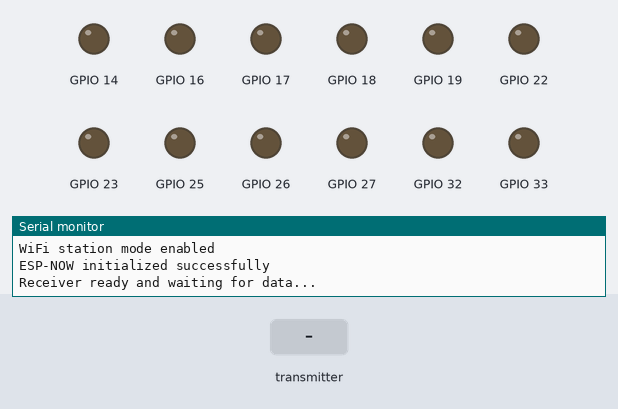
Bench run of a sketch on a simulated ESP32. Shown: output pins drawn as LEDs (lit = HIGH), the last lines printed to the serial monitor. The test bench sets the inputs (shaded band).

Above: at 2.2 s.
2.3 s: the transmitter starts sending xAxisValue = 0
At 3.1 s:
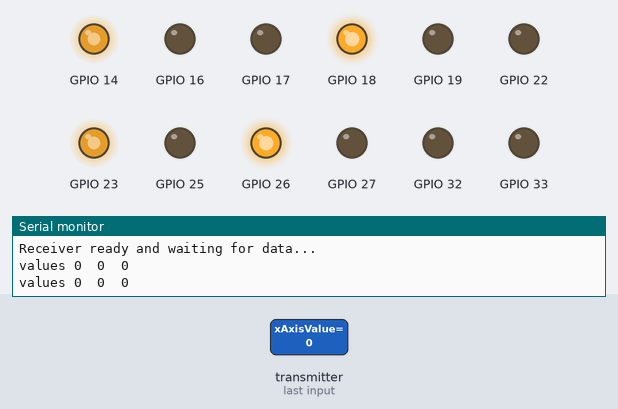
3.8 s: the transmitter starts sending yAxisValue = 128
At 4.3 s:
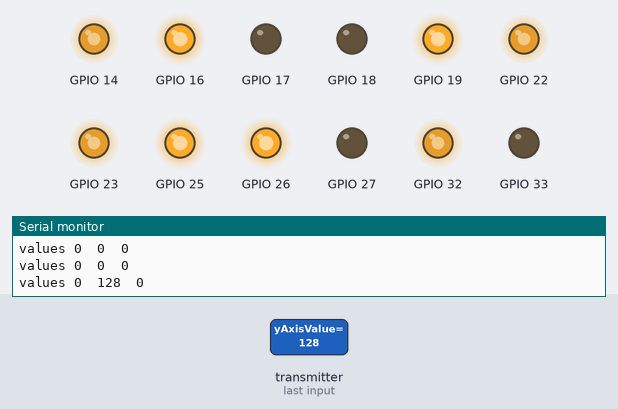
5.3 s: the transmitter starts sending zAxisValue = 128
At 6.5 s:
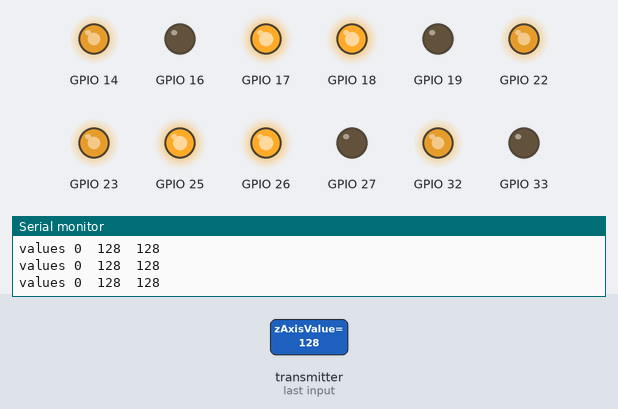
6.8 s: the transmitter starts sending xAxisValue = 255
At 7.8 s:
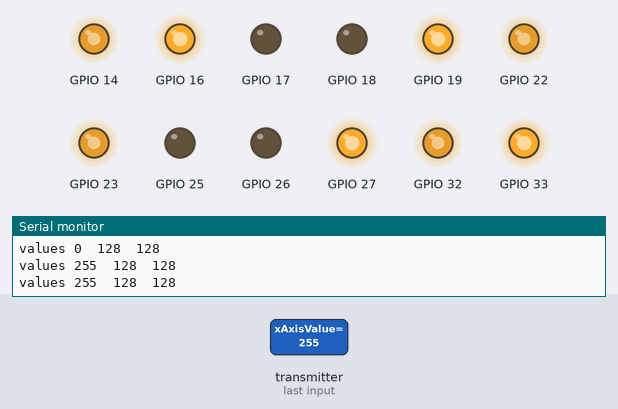
8.3 s: the transmitter starts sending yAxisValue = 0
At 8.9 s:
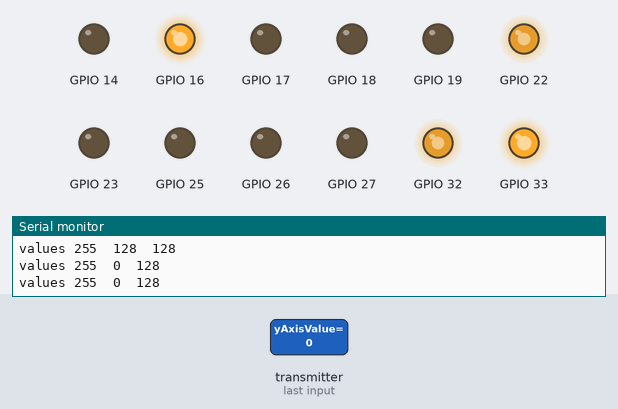
9.8 s: the transmitter starts sending xAxisValue = 128
At 11.2 s:
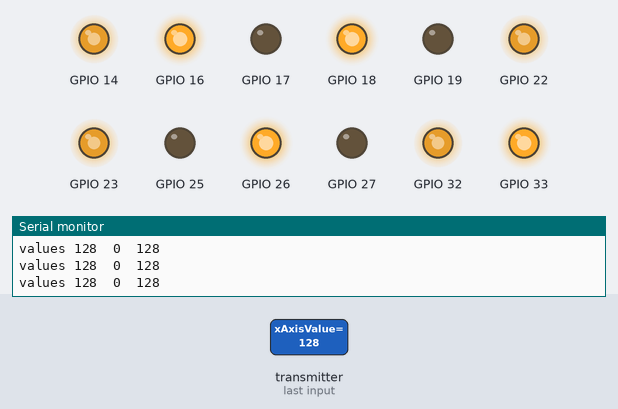
Timing chart, 0 to 12.3 s (numbered marks = the images above; inputs shaded):
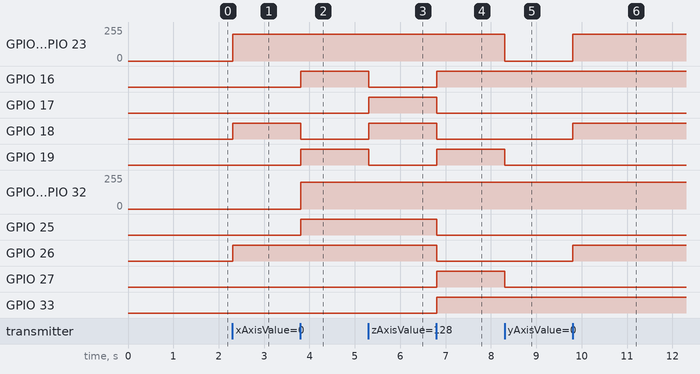

The sketch:

Car_reciever_simple_movements.ino
```cpp
#include <esp_now.h>
#include <WiFi.h>

#define FORWARD 1
#define BACKWARD 2
#define LEFT 3
#define RIGHT 4
#define FORWARD_LEFT 5
#define FORWARD_RIGHT 6
#define BACKWARD_LEFT 7
#define BACKWARD_RIGHT 8
#define TURN_LEFT 9
#define TURN_RIGHT 10
#define STOP 0

#define BACK_RIGHT_MOTOR 0
#define BACK_LEFT_MOTOR 1
#define FRONT_RIGHT_MOTOR 2
#define FRONT_LEFT_MOTOR 3

struct MOTOR_PINS
{
  int pinIN1;
  int pinIN2;
  int pinEn;
  int pwmSpeedChannel;
};

std::vector<MOTOR_PINS> motorPins =
{
  {16, 17, 22, 4},  //BACK_RIGHT_MOTOR
  {18, 19, 23, 5},  //BACK_LEFT_MOTOR
  {26, 27, 14, 6},  //FRONT_RIGHT_MOTOR
  {33, 25, 32, 7},  //FRONT_LEFT_MOTOR
};

#define MAX_MOTOR_SPEED 200

const int PWMFreq = 1000; /* 1 KHz */
const int PWMResolution = 8;

#define SIGNAL_TIMEOUT 1000  // This is signal timeout in milli seconds. We will reset the data if no signal
unsigned long lastRecvTime = 0;

struct PacketData
{
  byte xAxisValue;
  byte yAxisValue;
  byte zAxisValue;
};
PacketData receiverData;

// callback function that will be executed when data is received
void OnDataRecv(const esp_now_recv_info_t *info,
                const uint8_t *incomingData,
                int len)
{
  if (len != sizeof(receiverData))
  {
    Serial.println("Received packet has incorrect size");
    return;
  }
  memcpy(&receiverData, incomingData, sizeof(receiverData));
  String inputData ;
  inputData = inputData + "values " + receiverData.xAxisValue + "  " + receiverData.yAxisValue + "  " + receiverData.zAxisValue;
  Serial.println(inputData);

  if ( receiverData.xAxisValue < 75 && receiverData.yAxisValue < 75)
  {
    processCarMovement(FORWARD_LEFT);
  }
  else if ( receiverData.xAxisValue > 175 && receiverData.yAxisValue < 75)
  {
    processCarMovement(FORWARD_RIGHT);
  }
  else if ( receiverData.xAxisValue < 75 && receiverData.yAxisValue > 175)
  {
    processCarMovement(BACKWARD_LEFT);
  }
  else if ( receiverData.xAxisValue > 175 && receiverData.yAxisValue > 175)
  {
    processCarMovement(BACKWARD_RIGHT);
  }
  else if (receiverData.zAxisValue > 175)
  {
    processCarMovement(TURN_RIGHT);
  }
  else if (receiverData.zAxisValue < 75)
  {
    processCarMovement(TURN_LEFT);
  }
  else if (receiverData.yAxisValue < 75)
  {
    processCarMovement(FORWARD);
  }
  else if (receiverData.yAxisValue > 175)
  {
    processCarMovement(BACKWARD);
  }
  else if (receiverData.xAxisValue > 175)
  {
    processCarMovement(RIGHT);
  }
  else if (receiverData.xAxisValue < 75)
  {
    processCarMovement(LEFT);
  }
  else
  {
    processCarMovement(STOP);
  }

  lastRecvTime = millis();
}

void processCarMovement(int inputValue)
{
  switch(inputValue)
  {
    case FORWARD:
      rotateMotor(FRONT_RIGHT_MOTOR, MAX_MOTOR_SPEED);
      rotateMotor(BACK_RIGHT_MOTOR, MAX_MOTOR_SPEED);
      rotateMotor(FRONT_LEFT_MOTOR, MAX_MOTOR_SPEED);
      rotateMotor(BACK_LEFT_MOTOR, MAX_MOTOR_SPEED);
      break;

    case BACKWARD:
      rotateMotor(FRONT_RIGHT_MOTOR, -MAX_MOTOR_SPEED);
      rotateMotor(BACK_RIGHT_MOTOR, -MAX_MOTOR_SPEED);
      rotateMotor(FRONT_LEFT_MOTOR, -MAX_MOTOR_SPEED);
      rotateMotor(BACK_LEFT_MOTOR, -MAX_MOTOR_SPEED);
      break;

    case LEFT:
      rotateMotor(FRONT_RIGHT_MOTOR, MAX_MOTOR_SPEED);
      rotateMotor(BACK_RIGHT_MOTOR, -MAX_MOTOR_SPEED);
      rotateMotor(FRONT_LEFT_MOTOR, -MAX_MOTOR_SPEED);
      rotateMotor(BACK_LEFT_MOTOR, MAX_MOTOR_SPEED);
      break;

    case RIGHT:
      rotateMotor(FRONT_RIGHT_MOTOR, -MAX_MOTOR_SPEED);
      rotateMotor(BACK_RIGHT_MOTOR, MAX_MOTOR_SPEED);
      rotateMotor(FRONT_LEFT_MOTOR, MAX_MOTOR_SPEED);
      rotateMotor(BACK_LEFT_MOTOR, -MAX_MOTOR_SPEED);
      break;

    case FORWARD_LEFT:
      rotateMotor(FRONT_RIGHT_MOTOR, MAX_MOTOR_SPEED);
      rotateMotor(BACK_RIGHT_MOTOR, STOP);
      rotateMotor(FRONT_LEFT_MOTOR, STOP);
      rotateMotor(BACK_LEFT_MOTOR, MAX_MOTOR_SPEED);
      break;

    case FORWARD_RIGHT:
      rotateMotor(FRONT_RIGHT_MOTOR, STOP);
      rotateMotor(BACK_RIGHT_MOTOR, MAX_MOTOR_SPEED);
      rotateMotor(FRONT_LEFT_MOTOR, MAX_MOTOR_SPEED);
      rotateMotor(BACK_LEFT_MOTOR, STOP);
      break;

    case BACKWARD_LEFT:
      rotateMotor(FRONT_RIGHT_MOTOR, STOP);
      rotateMotor(BACK_RIGHT_MOTOR, -MAX_MOTOR_SPEED);
      rotateMotor(FRONT_LEFT_MOTOR, -MAX_MOTOR_SPEED);
      rotateMotor(BACK_LEFT_MOTOR, STOP);
      break;

    case BACKWARD_RIGHT:
      rotateMotor(FRONT_RIGHT_MOTOR, -MAX_MOTOR_SPEED);
      rotateMotor(BACK_RIGHT_MOTOR, STOP);
      rotateMotor(FRONT_LEFT_MOTOR, STOP);
      rotateMotor(BACK_LEFT_MOTOR, -MAX_MOTOR_SPEED);
      break;

    case TURN_LEFT:
      rotateMotor(FRONT_RIGHT_MOTOR, MAX_MOTOR_SPEED);
      rotateMotor(BACK_RIGHT_MOTOR, MAX_MOTOR_SPEED);
      rotateMotor(FRONT_LEFT_MOTOR, -MAX_MOTOR_SPEED);
      rotateMotor(BACK_LEFT_MOTOR, -MAX_MOTOR_SPEED);
      break;

    case TURN_RIGHT:
      rotateMotor(FRONT_RIGHT_MOTOR, -MAX_MOTOR_SPEED);
      rotateMotor(BACK_RIGHT_MOTOR, -MAX_MOTOR_SPEED);
      rotateMotor(FRONT_LEFT_MOTOR, MAX_MOTOR_SPEED);
      rotateMotor(BACK_LEFT_MOTOR, MAX_MOTOR_SPEED);
      break;

    case STOP:
      rotateMotor(FRONT_RIGHT_MOTOR, STOP);
      rotateMotor(BACK_RIGHT_MOTOR, STOP);
      rotateMotor(FRONT_LEFT_MOTOR, STOP);
      rotateMotor(BACK_LEFT_MOTOR, STOP);
      break;

    default:
      rotateMotor(FRONT_RIGHT_MOTOR, STOP);
      rotateMotor(BACK_RIGHT_MOTOR, STOP);
      rotateMotor(FRONT_LEFT_MOTOR, STOP);
      rotateMotor(BACK_LEFT_MOTOR, STOP);
      break;
  }
}

void rotateMotor(int motorNumber, int motorSpeed)
{
  if (motorSpeed < 0)
  {
    digitalWrite(motorPins[motorNumber].pinIN1, LOW);
    digitalWrite(motorPins[motorNumber].pinIN2, HIGH);
  }
  else if (motorSpeed > 0)
  {
    digitalWrite(motorPins[motorNumber].pinIN1, HIGH);
    digitalWrite(motorPins[motorNumber].pinIN2, LOW);
  }
  else
  {
    digitalWrite(motorPins[motorNumber].pinIN1, LOW);
    digitalWrite(motorPins[motorNumber].pinIN2, LOW);
  }

  ledcWrite(motorPins[motorNumber].pinEn, abs(motorSpeed));
}

void setUpPinModes()
  {
    for (int i = 0; i < motorPins.size(); i++)
    {
        pinMode(motorPins[i].pinIN1, OUTPUT);
        pinMode(motorPins[i].pinIN2, OUTPUT);

        // Configure PWM using the ESP32 Arduino Core 3.x API
        if (!ledcAttach(motorPins[i].pinEn, PWMFreq, PWMResolution))
        {
            Serial.printf("PWM setup failed for GPIO %d\n",
                          motorPins[i].pinEn);
        }

        rotateMotor(i, STOP);
    }
  }

void setup()
{
    Serial.begin(115200);
    delay(1000);

    Serial.println("Receiver ESP32 starting...");

    setUpPinModes();
    Serial.println("Motor pins configured");

    WiFi.mode(WIFI_STA);
    Serial.println("WiFi station mode enabled");

    if (esp_now_init() != ESP_OK)
    {
        Serial.println("Error initializing ESP-NOW");
        return;
    }

    Serial.println("ESP-NOW initialized successfully");

    esp_err_t result = esp_now_register_recv_cb(OnDataRecv);

    if (result != ESP_OK)
    {
        Serial.println("Failed to register receive callback");
        return;
    }

    Serial.println("Receiver ready and waiting for data...");
}

void loop()
{
  //Check Signal lost.
  unsigned long now = millis();
  if ( now - lastRecvTime > SIGNAL_TIMEOUT )
  {
    processCarMovement(STOP);
  }
}
```

Measured:
- after the input at 2.3 s, GPIO 14, GPIO 23: 0/255 → 199/255 at once; GPIO 18, GPIO 26: LOW → HIGH at once
- after the input at 3.8 s, GPIO 16, GPIO 19, GPIO 25: LOW → HIGH at once; GPIO 18: HIGH → LOW at once; GPIO 22, GPIO 32: 0/255 → 199/255 at once
- after the input at 5.3 s, GPIO 16, GPIO 19: HIGH → LOW at once; GPIO 17, GPIO 18: LOW → HIGH at once
- after the input at 6.8 s, GPIO 16, GPIO 19, GPIO 27, GPIO 33: LOW → HIGH at once; GPIO 17, GPIO 18, GPIO 25, GPIO 26: HIGH → LOW at once
- after the input at 8.3 s, GPIO 14, GPIO 23: 199/255 → 0/255 at once; GPIO 19, GPIO 27: HIGH → LOW at once
- after the input at 9.8 s, GPIO 14, GPIO 23: 0/255 → 199/255 at once; GPIO 18, GPIO 26: LOW → HIGH at once
